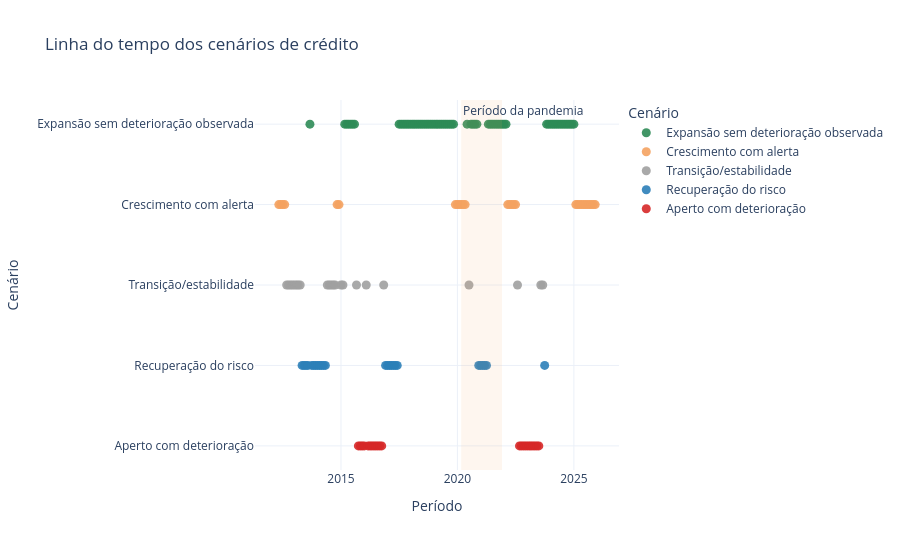

The cell this chart's notebook holds for it:
### Markdown cell above
## Linha do tempo dos cenários

Esta visualização apresenta a classificação mensal do crédito pessoal não consignado, combinando o movimento das concessões com a evolução da inadimplência.

### Code cell
import plotly.express as px

# Retirar os meses sem histórico suficiente
base_cenarios_tempo = base_metricas[
    base_metricas["cenario"] != "Sem histórico suficiente"
].copy()

# Definir cores dos cenários
cores_cenarios = {
    "Expansão sem deterioração observada": "#2E8B57",
    "Crescimento com alerta": "#F4A261",
    "Aperto com deterioração": "#D62828",
    "Recuperação do risco": "#2C7FB8",
    "Transição/estabilidade": "#A0A0A0"
}

ordem_cenarios = [
    "Expansão sem deterioração observada",
    "Crescimento com alerta",
    "Transição/estabilidade",
    "Recuperação do risco",
    "Aperto com deterioração"
]

fig_linha_tempo = px.scatter(
    base_cenarios_tempo,
    x="data",
    y="cenario",
    color="cenario",
    color_discrete_map=cores_cenarios,
    category_orders={"cenario": ordem_cenarios},
    hover_name="cenario",
    hover_data={
        "data": "|%b/%Y",
        "concessoes_var_12m_pct": ":.2f",
        "inadimplencia_var_12m_pp": ":.2f",
        "cenario": False
    },
    labels={
        "data": "Período",
        "cenario": "Cenário",
        "concessoes_var_12m_pct": "Concessões em 12 meses (%)",
        "inadimplencia_var_12m_pp": "Inadimplência em 12 meses (p.p.)"
    },
    title="Linha do tempo dos cenários de crédito"
)

fig_linha_tempo.update_traces(
    marker=dict(size=9, opacity=0.90)
)

# Destacar a pandemia
fig_linha_tempo.add_vrect(
    x0="2020-03-01",
    x1="2021-12-01",
    fillcolor="#F4A261",
    opacity=0.10,
    line_width=0,
    annotation_text="Período da pandemia",
    annotation_position="top left"
)

fig_linha_tempo.update_layout(
    template="plotly_white",
    height=550,
    hovermode="closest",
    legend_title="Cenário"
)

fig_linha_tempo.show()

### Figure 1 — Plotly figure (JSON) as saved in the notebook; plotly's stock layout.template omitted (floating-point values rounded to 4 significant figures; data arrays with more than 128 entries replaced by an {"elided": "..."} marker saying what was removed)
{"data": [{"customdata": {"elided": "66x2 float values"}, "hovertemplate": "<b>%{hovertext}</b><br><br>Período=%{x|%b/%Y}<br>Concessões em 12 meses (%)=%{customdata[0]:.2f}<br>Inadimplência em 12 meses (p.p.)=%{customdata[1]:.2f}<extra></extra>", "hovertext": ["Expansão sem deterioração observada", "Expansão sem deterioração observada", "Expansão sem deterioração observada", "Expansão sem deterioração observada", "Expansão sem deterioração observada", "Expansão sem deterioração observada", "Expansão sem deterioração observada", "Expansão sem deterioração observada", "Expansão sem deterioração observada", "Expansão sem deterioração observada", "Expansão sem deterioração observada", "Expansão sem deterioração observada", "Expansão sem deterioração observada", "Expansão sem deterioração observada", "Expansão sem deterioração observada", "Expansão sem deterioração observada", "Expansão sem deterioração observada", "Expansão sem deterioração observada", "Expansão sem deterioração observada", "Expansão sem deterioração observada", "Expansão sem deterioração observada", "Expansão sem deterioração observada", "Expansão sem deterioração observada", "Expansão sem deterioração observada", "Expansão sem deterioração observada", "Expansão sem deterioração observada", "Expansão sem deterioração observada", "Expansão sem deterioração observada", "Expansão sem deterioração observada", "Expansão sem deterioração observada", "Expansão sem deterioração observada", "Expansão sem deterioração observada", "Expansão sem deterioração observada", "Expansão sem deterioração observada", "Expansão sem deterioração observada", "Expansão sem deterioração observada", "Expansão sem deterioração observada", "Expansão sem deterioração observada", "Expansão sem deterioração observada", "Expansão sem deterioração observada", "Expansão sem deterioração observada", "Expansão sem deterioração observada", "Expansão sem deterioração observada", "Expansão sem deterioração observada", "Expansão sem deterioração observada", "Expansão sem deterioração observada", "Expansão sem deterioração observada", "Expansão sem deterioração observada", "Expansão sem deterioração observada", "Expansão sem deterioração observada", "Expansão sem deterioração observada", "Expansão sem deterioração observada", "Expansão sem deterioração observada", "Expansão sem deterioração observada", "Expansão sem deterioração observada", "Expansão sem deterioração observada", "Expansão sem deterioração observada", "Expansão sem deterioração observada", "Expansão sem deterioração observada", "Expansão sem deterioração observada", "Expansão sem deterioração observada", "Expansão sem deterioração observada", "Expansão sem deterioração observada", "Expansão sem deterioração observada", "Expansão sem deterioração observada", "Expansão sem deterioração observada"], "legendgroup": "Expansão sem deterioração observada", "marker": {"color": "#2E8B57", "opacity": 0.9, "size": 9, "symbol": "circle"}, "mode": "markers", "name": "Expansão sem deterioração observada", "orientation": "v", "showlegend": true, "type": "scatter", "x": ["2013-09-01T00:00:00.000000", "2015-03-01T00:00:00.000000", "2015-04-01T00:00:00.000000", "2015-05-01T00:00:00.000000", "2015-06-01T00:00:00.000000", "2015-07-01T00:00:00.000000", "2015-08-01T00:00:00.000000", "2017-07-01T00:00:00.000000", "2017-08-01T00:00:00.000000", "2017-09-01T00:00:00.000000", "2017-10-01T00:00:00.000000", "2017-11-01T00:00:00.000000", "2017-12-01T00:00:00.000000", "2018-01-01T00:00:00.000000", "2018-02-01T00:00:00.000000", "2018-03-01T00:00:00.000000", "2018-04-01T00:00:00.000000", "2018-05-01T00:00:00.000000", "2018-06-01T00:00:00.000000", "2018-07-01T00:00:00.000000", "2018-08-01T00:00:00.000000", "2018-09-01T00:00:00.000000", "2018-10-01T00:00:00.000000", "2018-11-01T00:00:00.000000", "2018-12-01T00:00:00.000000", "2019-01-01T00:00:00.000000", "2019-02-01T00:00:00.000000", "2019-03-01T00:00:00.000000", "2019-04-01T00:00:00.000000", "2019-05-01T00:00:00.000000", "2019-06-01T00:00:00.000000", "2019-07-01T00:00:00.000000", "2019-08-01T00:00:00.000000", "2019-09-01T00:00:00.000000", "2019-10-01T00:00:00.000000", "2019-11-01T00:00:00.000000", "2020-06-01T00:00:00.000000", "2020-08-01T00:00:00.000000", "2020-09-01T00:00:00.000000", "2020-10-01T00:00:00.000000", "2020-11-01T00:00:00.000000", "2021-05-01T00:00:00.000000", "2021-06-01T00:00:00.000000", "2021-07-01T00:00:00.000000", "2021-08-01T00:00:00.000000", "2021-09-01T00:00:00.000000", "2021-10-01T00:00:00.000000", "2021-11-01T00:00:00.000000", "2021-12-01T00:00:00.000000", "2022-01-01T00:00:00.000000", "2022-02-01T00:00:00.000000", "2023-11-01T00:00:00.000000", "2023-12-01T00:00:00.000000", "2024-01-01T00:00:00.000000", "2024-02-01T00:00:00.000000", "2024-03-01T00:00:00.000000", "2024-04-01T00:00:00.000000", "2024-05-01T00:00:00.000000", "2024-06-01T00:00:00.000000", "2024-07-01T00:00:00.000000", "2024-08-01T00:00:00.000000", "2024-09-01T00:00:00.000000", "2024-10-01T00:00:00.000000", "2024-11-01T00:00:00.000000", "2024-12-01T00:00:00.000000", "2025-01-01T00:00:00.000000"], "xaxis": "x", "y": ["Expansão sem deterioração observada", "Expansão sem deterioração observada", "Expansão sem deterioração observada", "Expansão sem deterioração observada", "Expansão sem deterioração observada", "Expansão sem deterioração observada", "Expansão sem deterioração observada", "Expansão sem deterioração observada", "Expansão sem deterioração observada", "Expansão sem deterioração observada", "Expansão sem deterioração observada", "Expansão sem deterioração observada", "Expansão sem deterioração observada", "Expansão sem deterioração observada", "Expansão sem deterioração observada", "Expansão sem deterioração observada", "Expansão sem deterioração observada", "Expansão sem deterioração observada", "Expansão sem deterioração observada", "Expansão sem deterioração observada", "Expansão sem deterioração observada", "Expansão sem deterioração observada", "Expansão sem deterioração observada", "Expansão sem deterioração observada", "Expansão sem deterioração observada", "Expansão sem deterioração observada", "Expansão sem deterioração observada", "Expansão sem deterioração observada", "Expansão sem deterioração observada", "Expansão sem deterioração observada", "Expansão sem deterioração observada", "Expansão sem deterioração observada", "Expansão sem deterioração observada", "Expansão sem deterioração observada", "Expansão sem deterioração observada", "Expansão sem deterioração observada", "Expansão sem deterioração observada", "Expansão sem deterioração observada", "Expansão sem deterioração observada", "Expansão sem deterioração observada", "Expansão sem deterioração observada", "Expansão sem deterioração observada", "Expansão sem deterioração observada", "Expansão sem deterioração observada", "Expansão sem deterioração observada", "Expansão sem deterioração observada", "Expansão sem deterioração observada", "Expansão sem deterioração observada", "Expansão sem deterioração observada", "Expansão sem deterioração observada", "Expansão sem deterioração observada", "Expansão sem deterioração observada", "Expansão sem deterioração observada", "Expansão sem deterioração observada", "Expansão sem deterioração observada", "Expansão sem deterioração observada", "Expansão sem deterioração observada", "Expansão sem deterioração observada", "Expansão sem deterioração observada", "Expansão sem deterioração observada", "Expansão sem deterioração observada", "Expansão sem deterioração observada", "Expansão sem deterioração observada", "Expansão sem deterioração observada", "Expansão sem deterioração observada", "Expansão sem deterioração observada"], "yaxis": "y"}, {"customdata": [[22.37, 1.21], [18.34, 1.35], [13.73, 1.46], [6.761, 1.38], [4.386, 0.47], [4.383, 0.48], [23.36, 0.71], [16.75, 0.78], [15.05, 0.83], [23.26, 0.99], [28.34, 1.24], [19.87, 0.96], [44.16, 0.66], [24.71, 0.78], [20.82, 1.33], [16.6, 1.66], [8.306, 2.12], [28.07, 0.88], [21.82, 0.88], [16.98, 1.19], [14.95, 1.38], [16.01, 1.77], [16.54, 2.07], [14.62, 2.63], [14.36, 2.29], [15.0, 2.51], [13.52, 2.54], [8.221, 2.7]], "hovertemplate": "<b>%{hovertext}</b><br><br>Período=%{x|%b/%Y}<br>Concessões em 12 meses (%)=%{customdata[0]:.2f}<br>Inadimplência em 12 meses (p.p.)=%{customdata[1]:.2f}<extra></extra>", "hovertext": ["Crescimento com alerta", "Crescimento com alerta", "Crescimento com alerta", "Crescimento com alerta", "Crescimento com alerta", "Crescimento com alerta", "Crescimento com alerta", "Crescimento com alerta", "Crescimento com alerta", "Crescimento com alerta", "Crescimento com alerta", "Crescimento com alerta", "Crescimento com alerta", "Crescimento com alerta", "Crescimento com alerta", "Crescimento com alerta", "Crescimento com alerta", "Crescimento com alerta", "Crescimento com alerta", "Crescimento com alerta", "Crescimento com alerta", "Crescimento com alerta", "Crescimento com alerta", "Crescimento com alerta", "Crescimento com alerta", "Crescimento com alerta", "Crescimento com alerta", "Crescimento com alerta"], "legendgroup": "Crescimento com alerta", "marker": {"color": "#F4A261", "opacity": 0.9, "size": 9, "symbol": "circle"}, "mode": "markers", "name": "Crescimento com alerta", "orientation": "v", "showlegend": true, "type": "scatter", "x": ["2012-05-01T00:00:00.000000", "2012-06-01T00:00:00.000000", "2012-07-01T00:00:00.000000", "2012-08-01T00:00:00.000000", "2014-11-01T00:00:00.000000", "2014-12-01T00:00:00.000000", "2019-12-01T00:00:00.000000", "2020-01-01T00:00:00.000000", "2020-02-01T00:00:00.000000", "2020-03-01T00:00:00.000000", "2020-04-01T00:00:00.000000", "2020-05-01T00:00:00.000000", "2022-03-01T00:00:00.000000", "2022-04-01T00:00:00.000000", "2022-05-01T00:00:00.000000", "2022-06-01T00:00:00.000000", "2022-07-01T00:00:00.000000", "2025-02-01T00:00:00.000000", "2025-03-01T00:00:00.000000", "2025-04-01T00:00:00.000000", "2025-05-01T00:00:00.000000", "2025-06-01T00:00:00.000000", "2025-07-01T00:00:00.000000", "2025-08-01T00:00:00.000000", "2025-09-01T00:00:00.000000", "2025-10-01T00:00:00.000000", "2025-11-01T00:00:00.000000", "2025-12-01T00:00:00.000000"], "xaxis": "x", "y": ["Crescimento com alerta", "Crescimento com alerta", "Crescimento com alerta", "Crescimento com alerta", "Crescimento com alerta", "Crescimento com alerta", "Crescimento com alerta", "Crescimento com alerta", "Crescimento com alerta", "Crescimento com alerta", "Crescimento com alerta", "Crescimento com alerta", "Crescimento com alerta", "Crescimento com alerta", "Crescimento com alerta", "Crescimento com alerta", "Crescimento com alerta", "Crescimento com alerta", "Crescimento com alerta", "Crescimento com alerta", "Crescimento com alerta", "Crescimento com alerta", "Crescimento com alerta", "Crescimento com alerta", "Crescimento com alerta", "Crescimento com alerta", "Crescimento com alerta", "Crescimento com alerta"], "yaxis": "y"}, {"customdata": [[0.3797, 1.15], [1.967, 0.6], [0.4596, 0.42], [2.167, 0.44], [-0.1017, 0.12], [-0.6082, -0.03], [-1.736, 0.46], [-1.819, 0.03], [-6.883, -0.46], [-4.754, -0.22], [-3.35, 0.13], [0.5339, 0.14], [2.979, 0.5], [3.012, 0.83], [1.53, 0.93], [-2.205, 0.74], [-3.209, 2.3], [-5.408, 0.17], [1.505, -0.36], [-0.7714, 2.42], [-3.223, -0.04], [-0.8951, -0.46]], "hovertemplate": "<b>%{hovertext}</b><br><br>Período=%{x|%b/%Y}<br>Concessões em 12 meses (%)=%{customdata[0]:.2f}<br>Inadimplência em 12 meses (p.p.)=%{customdata[1]:.2f}<extra></extra>", "hovertext": ["Transição/estabilidade", "Transição/estabilidade", "Transição/estabilidade", "Transição/estabilidade", "Transição/estabilidade", "Transição/estabilidade", "Transição/estabilidade", "Transição/estabilidade", "Transição/estabilidade", "Transição/estabilidade", "Transição/estabilidade", "Transição/estabilidade", "Transição/estabilidade", "Transição/estabilidade", "Transição/estabilidade", "Transição/estabilidade", "Transição/estabilidade", "Transição/estabilidade", "Transição/estabilidade", "Transição/estabilidade", "Transição/estabilidade", "Transição/estabilidade"], "legendgroup": "Transição/estabilidade", "marker": {"color": "#A0A0A0", "opacity": 0.9, "size": 9, "symbol": "circle"}, "mode": "markers", "name": "Transição/estabilidade", "orientation": "v", "showlegend": true, "type": "scatter", "x": ["2012-09-01T00:00:00.000000", "2012-10-01T00:00:00.000000", "2012-11-01T00:00:00.000000", "2012-12-01T00:00:00.000000", "2013-01-01T00:00:00.000000", "2013-02-01T00:00:00.000000", "2013-03-01T00:00:00.000000", "2013-04-01T00:00:00.000000", "2014-06-01T00:00:00.000000", "2014-07-01T00:00:00.000000", "2014-08-01T00:00:00.000000", "2014-09-01T00:00:00.000000", "2014-10-01T00:00:00.000000", "2015-01-01T00:00:00.000000", "2015-02-01T00:00:00.000000", "2015-09-01T00:00:00.000000", "2016-02-01T00:00:00.000000", "2016-11-01T00:00:00.000000", "2020-07-01T00:00:00.000000", "2022-08-01T00:00:00.000000", "2023-08-01T00:00:00.000000", "2023-09-01T00:00:00.000000"], "xaxis": "x", "y": ["Transição/estabilidade", "Transição/estabilidade", "Transição/estabilidade", "Transição/estabilidade", "Transição/estabilidade", "Transição/estabilidade", "Transição/estabilidade", "Transição/estabilidade", "Transição/estabilidade", "Transição/estabilidade", "Transição/estabilidade", "Transição/estabilidade", "Transição/estabilidade", "Transição/estabilidade", "Transição/estabilidade", "Transição/estabilidade", "Transição/estabilidade", "Transição/estabilidade", "Transição/estabilidade", "Transição/estabilidade", "Transição/estabilidade", "Transição/estabilidade"], "yaxis": "y"}, {"customdata": [[-2.164, -0.5], [-2.712, -1.08], [-3.672, -1.4], [-2.02, -1.92], [2.637, -1.81], [1.343, -1.77], [-2.102, -1.78], [-2.265, -1.84], [0.7911, -1.73], [-1.558, -1.48], [-3.852, -1.18], [-7.852, -0.8], [-7.558, -0.57], [-9.255, -0.85], [-10.73, -1.36], [-4.57, -1.34], [-6.969, -2.02], [-1.291, -1.63], [1.571, -1.47], [1.924, -2.77], [-0.8877, -2.84], [-4.173, -2.8], [-4.903, -3.05], [1.877, -3.21], [2.716, -0.78]], "hovertemplate": "<b>%{hovertext}</b><br><br>Período=%{x|%b/%Y}<br>Concessões em 12 meses (%)=%{customdata[0]:.2f}<br>Inadimplência em 12 meses (p.p.)=%{customdata[1]:.2f}<extra></extra>", "hovertext": ["Recuperação do risco", "Recuperação do risco", "Recuperação do risco", "Recuperação do risco", "Recuperação do risco", "Recuperação do risco", "Recuperação do risco", "Recuperação do risco", "Recuperação do risco", "Recuperação do risco", "Recuperação do risco", "Recuperação do risco", "Recuperação do risco", "Recuperação do risco", "Recuperação do risco", "Recuperação do risco", "Recuperação do risco", "Recuperação do risco", "Recuperação do risco", "Recuperação do risco", "Recuperação do risco", "Recuperação do risco", "Recuperação do risco", "Recuperação do risco", "Recuperação do risco"], "legendgroup": "Recuperação do risco", "marker": {"color": "#2C7FB8", "opacity": 0.9, "size": 9, "symbol": "circle"}, "mode": "markers", "name": "Recuperação do risco", "orientation": "v", "showlegend": true, "type": "scatter", "x": ["2013-05-01T00:00:00.000000", "2013-06-01T00:00:00.000000", "2013-07-01T00:00:00.000000", "2013-08-01T00:00:00.000000", "2013-10-01T00:00:00.000000", "2013-11-01T00:00:00.000000", "2013-12-01T00:00:00.000000", "2014-01-01T00:00:00.000000", "2014-02-01T00:00:00.000000", "2014-03-01T00:00:00.000000", "2014-04-01T00:00:00.000000", "2014-05-01T00:00:00.000000", "2016-12-01T00:00:00.000000", "2017-01-01T00:00:00.000000", "2017-02-01T00:00:00.000000", "2017-03-01T00:00:00.000000", "2017-04-01T00:00:00.000000", "2017-05-01T00:00:00.000000", "2017-06-01T00:00:00.000000", "2020-12-01T00:00:00.000000", "2021-01-01T00:00:00.000000", "2021-02-01T00:00:00.000000", "2021-03-01T00:00:00.000000", "2021-04-01T00:00:00.000000", "2023-10-01T00:00:00.000000"], "xaxis": "x", "y": ["Recuperação do risco", "Recuperação do risco", "Recuperação do risco", "Recuperação do risco", "Recuperação do risco", "Recuperação do risco", "Recuperação do risco", "Recuperação do risco", "Recuperação do risco", "Recuperação do risco", "Recuperação do risco", "Recuperação do risco", "Recuperação do risco", "Recuperação do risco", "Recuperação do risco", "Recuperação do risco", "Recuperação do risco", "Recuperação do risco", "Recuperação do risco", "Recuperação do risco", "Recuperação do risco", "Recuperação do risco", "Recuperação do risco", "Recuperação do risco", "Recuperação do risco"], "yaxis": "y"}, {"customdata": [[-9.911, 0.51], [-11.35, 1.47], [-7.77, 2.14], [-4.807, 2.0], [-8.505, 2.7], [-7.719, 3.09], [-9.038, 2.44], [-6.747, 2.47], [-7.587, 2.25], [-7.905, 1.87], [-11.02, 1.82], [-5.298, 1.23], [-5.722, 2.62], [-7.331, 2.73], [-10.13, 3.05], [-7.424, 2.93], [-10.27, 2.76], [-9.92, 2.58], [-11.11, 2.14], [-9.433, 1.96], [-7.11, 1.5], [-8.754, 1.22], [-5.351, 0.69]], "hovertemplate": "<b>%{hovertext}</b><br><br>Período=%{x|%b/%Y}<br>Concessões em 12 meses (%)=%{customdata[0]:.2f}<br>Inadimplência em 12 meses (p.p.)=%{customdata[1]:.2f}<extra></extra>", "hovertext": ["Aperto com deterioração", "Aperto com deterioração", "Aperto com deterioração", "Aperto com deterioração", "Aperto com deterioração", "Aperto com deterioração", "Aperto com deterioração", "Aperto com deterioração", "Aperto com deterioração", "Aperto com deterioração", "Aperto com deterioração", "Aperto com deterioração", "Aperto com deterioração", "Aperto com deterioração", "Aperto com deterioração", "Aperto com deterioração", "Aperto com deterioração", "Aperto com deterioração", "Aperto com deterioração", "Aperto com deterioração", "Aperto com deterioração", "Aperto com deterioração", "Aperto com deterioração"], "legendgroup": "Aperto com deterioração", "marker": {"color": "#D62828", "opacity": 0.9, "size": 9, "symbol": "circle"}, "mode": "markers", "name": "Aperto com deterioração", "orientation": "v", "showlegend": true, "type": "scatter", "x": ["2015-10-01T00:00:00.000000", "2015-11-01T00:00:00.000000", "2015-12-01T00:00:00.000000", "2016-01-01T00:00:00.000000", "2016-03-01T00:00:00.000000", "2016-04-01T00:00:00.000000", "2016-05-01T00:00:00.000000", "2016-06-01T00:00:00.000000", "2016-07-01T00:00:00.000000", "2016-08-01T00:00:00.000000", "2016-09-01T00:00:00.000000", "2016-10-01T00:00:00.000000", "2022-09-01T00:00:00.000000", "2022-10-01T00:00:00.000000", "2022-11-01T00:00:00.000000", "2022-12-01T00:00:00.000000", "2023-01-01T00:00:00.000000", "2023-02-01T00:00:00.000000", "2023-03-01T00:00:00.000000", "2023-04-01T00:00:00.000000", "2023-05-01T00:00:00.000000", "2023-06-01T00:00:00.000000", "2023-07-01T00:00:00.000000"], "xaxis": "x", "y": ["Aperto com deterioração", "Aperto com deterioração", "Aperto com deterioração", "Aperto com deterioração", "Aperto com deterioração", "Aperto com deterioração", "Aperto com deterioração", "Aperto com deterioração", "Aperto com deterioração", "Aperto com deterioração", "Aperto com deterioração", "Aperto com deterioração", "Aperto com deterioração", "Aperto com deterioração", "Aperto com deterioração", "Aperto com deterioração", "Aperto com deterioração", "Aperto com deterioração", "Aperto com deterioração", "Aperto com deterioração", "Aperto com deterioração", "Aperto com deterioração", "Aperto com deterioração"], "yaxis": "y"}], "layout": {"annotations": [{"showarrow": false, "text": "Período da pandemia", "x": "2020-03-01", "xanchor": "left", "xref": "x", "y": 1, "yanchor": "top", "yref": "y domain"}], "height": 550, "hovermode": "closest", "legend": {"title": {"text": "Cenário"}, "tracegroupgap": 0}, "shapes": [{"fillcolor": "#F4A261", "line": {"width": 0}, "opacity": 0.1, "type": "rect", "x0": "2020-03-01", "x1": "2021-12-01", "xref": "x", "y0": 0, "y1": 1, "yref": "y domain"}], "title": {"text": "Linha do tempo dos cenários de crédito"}, "xaxis": {"anchor": "y", "domain": [0, 1], "title": {"text": "Período"}}, "yaxis": {"anchor": "x", "categoryarray": ["Aperto com deterioração", "Recuperação do risco", "Transição/estabilidade", "Crescimento com alerta", "Expansão sem deterioração observada"], "categoryorder": "array", "domain": [0, 1], "title": {"text": "Cenário"}}}}
